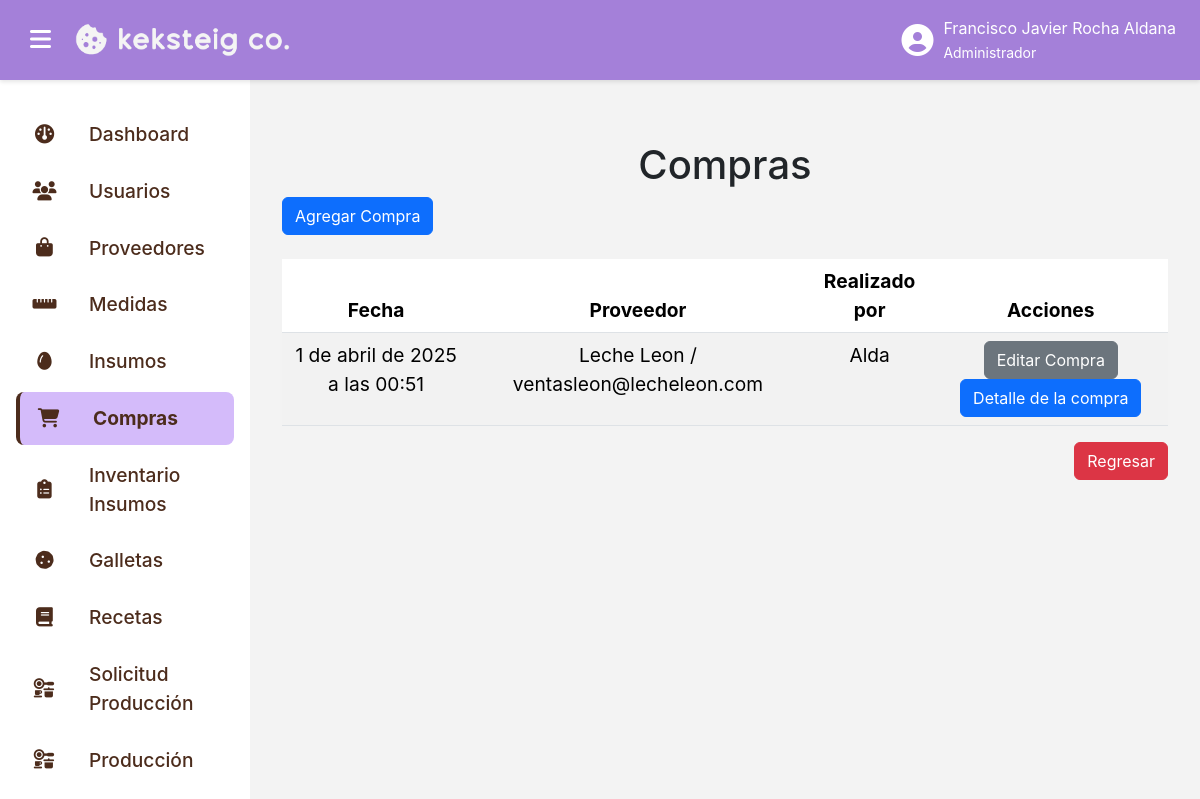
Before: /compras/lista_compras/ (signed in) with the older database file.
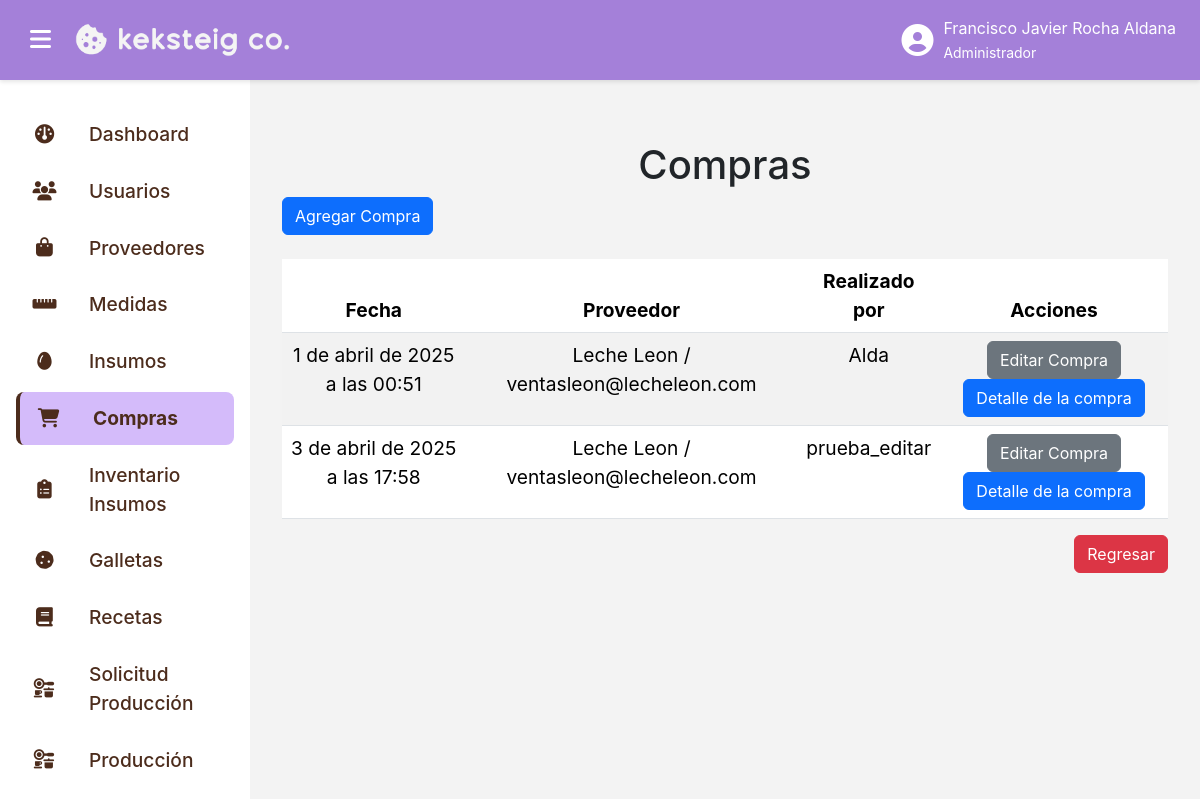
After: the same page with the newer database file.
### compras_app/models.py (models this page shows, shortened)
class Compra(models.Model):
    fecha_compra = models.DateTimeField(default=now)
    proveedor = models.ForeignKey(Proveedor, on_delete=models.CASCADE, null=False, blank=False)
    usuario = models.ForeignKey(User, on_delete=models.CASCADE, null=False, blank=False, default=1)

### proveedores_app/models.py (models this page shows)
class Proveedor(models.Model):
    nombre = models.TextField(max_length=100)
    email = models.TextField(max_length=100)
    telefono = models.TextField(max_length=15)
    direccion = models.TextField(max_length=200)
    def __str__(self):
        return f"{self.nombre} / {self.email}"

### compras_app/views.py (the view, shortened to what this page needs)
# urls.py: path("lista_compras/", login_required(ListaComprasView.as_view()), name="lista_compras"),
class ListaComprasView(PermissionRequiredMixin, TemplateView):
    permission_required = ["compras_app.view_Compra"]
    login_url = "login"
    template_name = "lista_compras.html"
    def get_context_data(self):
        lista = Compra.objects.all()
        return {
            "lista": lista
        }

### compras_app/templates/lista_compras.html (shortened to what this page needs)
{% extends "base.html" %}
{% load static %}
{% block content %}
<div class="pantalla-completa">
    <div class="menu">
        <h1 class="text-center">
            Compras
        </h1>
        <a class="btn btn-primary" href="{% url "crear_compras" %}">
            Agregar Compra
        </a>
        <div class="row d-flex mt-4">
            <div class="col-lg-12 col-md-12 col-sm-12 col-12">
                <div class="d-flex align-items-center justify-content-center">
                    <table class="table table-hover table-striped">
                        <thead>
                            <th class="text-center">
                                Fecha
                            </th>
                            <th class="text-center">
                                Proveedor
                            </th>
                            <th class="text-center">
                                Realizado por
                            </th>
                            <th class="text-center">
                                Acciones
                            </th>
                        </thead>
                        <tbody>
                            {% for item in lista %}
                                <tr>
                                    <td class="text-center">
                                        {{ item.fecha_compra }}
                                    </td>
                                    <td class="text-center">
                                        {{ item.proveedor }}
                                    </td>
                                    <td class="text-center">
                                        {{ item.usuario }}
                                    </td>
                                    <td class="text-center">
                                        <a class="btn btn-secondary" href="{% url "editar_compras" item.id %}">
                                            Editar Compra
                                        </a>
                                        <a class="btn btn-primary" href="{% url "lista_detallecompras" item.id %}">
                                            Detalle de la compra
                                        </a>
                                    </td>
                                </tr>
                            {% endfor %}
                        </tbody>
                    </table>
                </div>
            </div>
        </div>
        <div class="d-flex align-items-center justify-content-end">
            <a class="btn btn-danger" href="{% url "home" %}">
                Regresar
            </a>
        </div>
    </div>
</div>
{% endblock content %}

### templates/base.html (shortened to what the changed rows need)
{% load static %}
<!DOCTYPE html>
<html lang="es">
<head>
    <link rel="stylesheet" href="{% static 'css/bootstrap.min.css' %}">
    <link href="https://cdnjs.cloudflare.com/ajax/libs/font-awesome/6.7.2/css/all.min.css" rel="stylesheet">
    <link rel="stylesheet" href="{% static 'css/styles.css' %}">
</head>
<body>
    <div class="topbar">
        <div class="user-info">
            <span>
                {{ user.first_name }} {{ user.last_name }}
                <br>
                <small>
                    {% for group in user.groups.all %}
                        {{ group.name }}
                    {% empty %}
                        El usuario no pertenece a ningún grupo.
                    {% endfor %}
                </small>
            </span>
        </div>
    </div>
    <div class="sidebar {% if is_sidebar_collapsed %}collapsed{% endif %}" id="sidebar">
        {% for grupo in request.user.groups.all %}
            {% if grupo.name == 'Administrador' %}
                <a href="{% url 'home' %}" class="{% if request.resolver_match.url_name == 'home' %}active{% endif %}">
                    <i class="fa-solid fa-dashboard"></i>
                    <span>
                        Dashboard
                    </span>
                </a>
            {% endif %}
            {% if grupo.name == 'Administrador' %}
                <a href="{% url 'lista_usuarios' %}" class="{% if '/usuarios/' in request.path %}active{% endif %}">
                    <i class="fas fa-users"></i>
                    <span>
                        Usuarios
                    </span>
                </a>
            {% endif %}
            {% if grupo.name == 'Administrador' %}
                <a href="{% url 'lista_proveedores' %}" class="{% if request.resolver_match.url_name == 'lista_proveedores' %}active{% endif %}">
                    <i class="fa-solid fa-bag-shopping"></i>
                    <span>
                        Proveedores
                    </span>
                </a>
            {% endif %}
            {% if grupo.name == 'Administrador' %}
                <a href="{% url 'lista_medidas' %}" class="{% if request.resolver_match.url_name == 'lista_medidas' %}active{% endif %}">
                    <i class="fa-solid fa-ruler-horizontal"></i>
                    <span>
                        Medidas
                    </span>
                </a>
            {% endif %}
            {% if grupo.name == 'Administrador' %}
                <a href="{% url 'lista_insumos' %}" class="{% if request.resolver_match.url_name == 'lista_insumos' %}active{% endif %}">
                    <i class="fa-solid fa-egg"></i>
                    <span>
                        Insumos
                    </span>
                </a>
            {% endif %}
            {% if grupo.name == 'Administrador' %}
                <a href="{% url 'lista_compras' %}" class="{% if request.resolver_match.url_name == 'lista_compras' %}active{% endif %}">
                    <i class="fa-solid fa-cart-shopping"></i>
                    <span>
                        Compras
                    </span>
                </a>
            {% endif %}
            {% if grupo.name == 'Administrador' %}
                <a href="{% url 'lista_inventario' %}" class="{% if request.resolver_match.url_name == 'lista_inventario' %}active{% endif %}">
                    <i class="fa-solid fa-clipboard-list"></i>
                    <span>
                        Inventario Insumos
                    </span>
                </a>
            {% endif %}
            {% if grupo.name == 'Administrador' %}
                <a href="{% url 'lista_galletas' %}" class="{% if request.resolver_match.url_name == 'lista_galletas' %}active{% endif %}">
                    <i class="fa-solid fa-cookie"></i>
                    <span>
                        Galletas
                    </span>
                </a>
            {% endif %}
            {% if grupo.name == 'Administrador' %}
                <a href="{% url 'lista_recetas' %}" class="{% if request.resolver_match.url_name == 'lista_recetas' %}active{% endif %}">
                    <i class="fa-solid fa-book"></i>
                    <span>
                        Recetas
                    </span>
                </a>
            {% endif %}
            {% if grupo.name == 'Administrador' %}
                <a href="{% url 'lista_solicitarproducciones' %}" class="{% if request.resolver_match.url_name == 'lista_solicitarproducciones' %}active{% endif %}">
                    <i class="fa-solid fa-kitchen-set"></i>
                    <span>
                        Solicitud Producción
                    </span>
                </a>
            {% endif %}
            {% if grupo.name == 'Administrador' %}
                <a href="{% url 'lista_producciones' %}" class="{% if request.resolver_match.url_name == 'lista_producciones' %}active{% endif %}">
                    <i class="fa-solid fa-kitchen-set"></i>
                    <span>
                        Producción
                    </span>
                </a>
            {% endif %}
            {% if grupo.name == 'Administrador' %}
                <a href="{% url 'lista_mermas' %}" class="{% if request.resolver_match.url_name == 'lista_mermas' %}active{% endif %}">
                </a>
            {% endif %}
        {% endfor %}
    </div>
    <div class="content">
        {% block content %}
        {% endblock content %}
    </div>
</body>
</html>

Changed rows visible on the page:
added Compra: fecha_compra "3 de abril de 2025 a las 17:58", proveedor "Leche Leon / ventasleon@lecheleon.com", usuario "prueba_editar"
